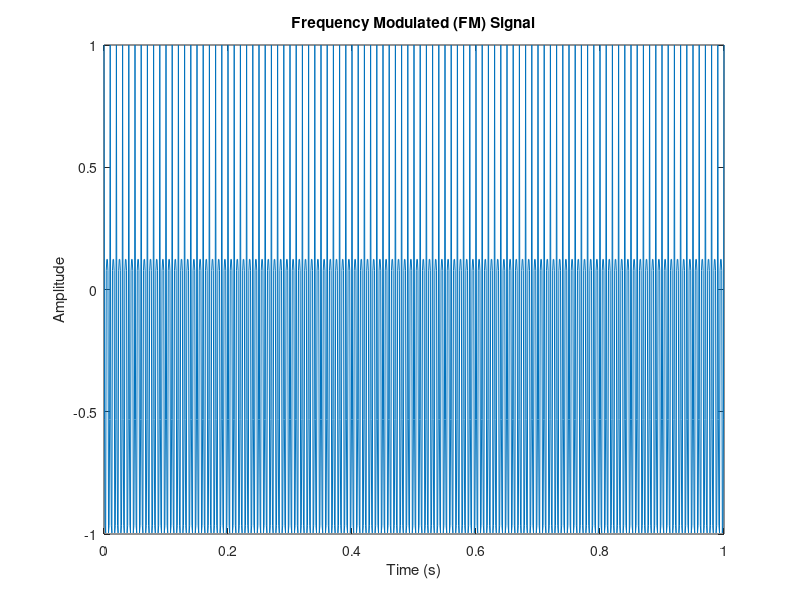

Source code (MATLAB): (Note: this script raises an error after producing the figure.)
% FM signal parameters
fc = 1000; % carrier frequency in Hz
fm = 100; % modulation frequency in Hz
beta = 5; % modulation index

% Time specifications
fs = 110; % sample rate in Hz
t = 0:1/(10*fs):1; % time vector with lower resolution

% Generate FM signal
x = cos(2*pi*fc*t + beta*sin(2*pi*fm*t));

% Plot the FM signal
plot(t, x);
xlabel('Time (s)');
ylabel('Amplitude');
title('Frequency Modulated (FM) Signal');

% Compute the spectrogram of the FM signal
window = hamming(256); % window function
noverlap = 128; % number of samples to overlap
nfft = 512; % number of FFT points
[S, f, t] = spectrogram(x, window, noverlap, nfft, fs);

% Plot the spectrogram
figure;
imagesc(t, f, 20*log10(abs(S)));
axis xy;
colorbar;
xlabel('Time (s)');
ylabel('Frequency (Hz)');
title('Spectrogram of FM Signal');
